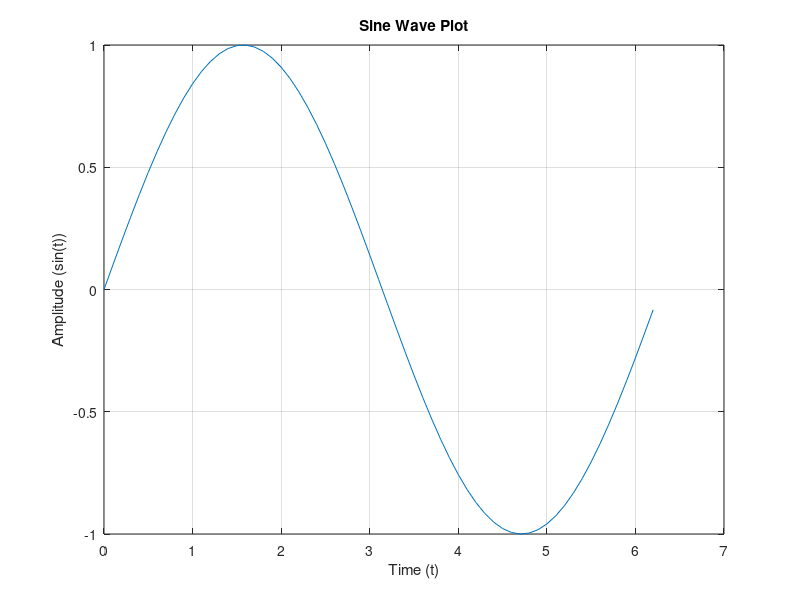

MATLAB code for this plot:
% Define the time vector
t = 0:0.1:2*pi; % From 0 to 2*pi with a step of 0.1

% Calculate the sine wave
y = sin(t);

% Create the plot
figure; % Create a new figure window
plot(t, y);

% Add labels and title
xlabel('Time (t)');
ylabel('Amplitude (sin(t))');
title('Sine Wave Plot');

% Add grid for better readability
grid on;

% Keep the plot window open until closed manually
% disp('Plot generated. Close the figure window to exit MATLAB.');
% pause; % This might not work well with -batch, depends on MATLAB version/setup
% Instead of pause, -batch usually exits after script completion.
% The plot window should remain open if MATLAB's graphics system allows it.
